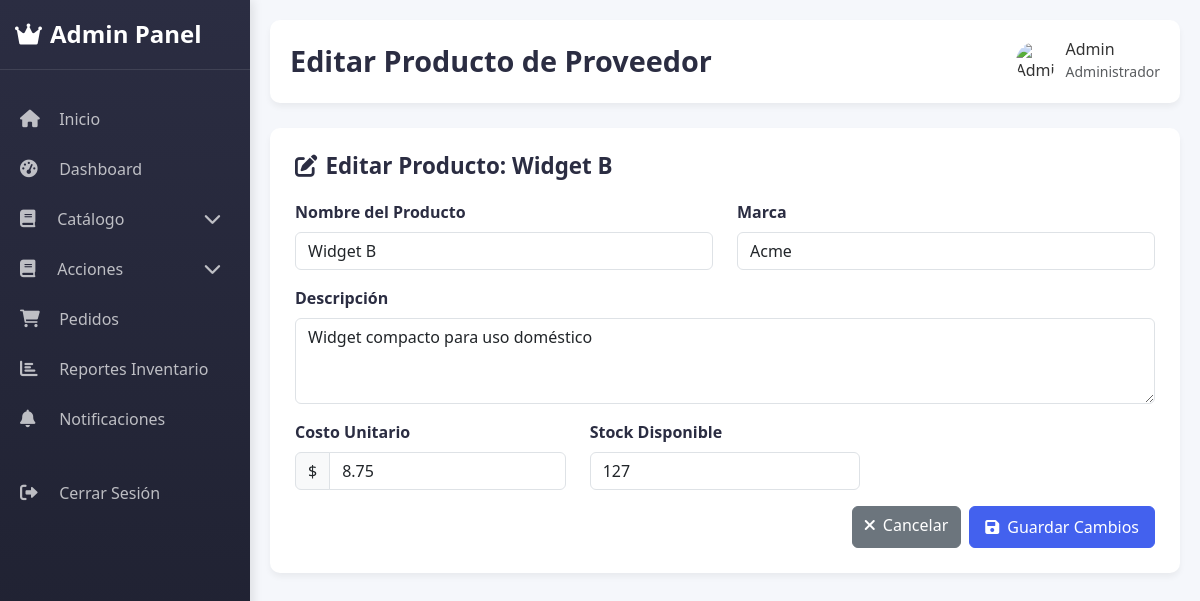
Page /admin/proveedores/1/productos/editar/2 (signed in) on the committed database.
### models.py (models this page shows, shortened)
class Usuario(db.Model):
    id = db.Column(db.Integer, primary_key=True)
    nombre = db.Column(db.String(100), nullable=False)
    email = db.Column(db.String(100), unique=True, nullable=False)
    identificacion = db.Column(db.String(12), unique=True, nullable=False)
    password = db.Column(db.String(200), nullable=False)
    es_admin = db.Column(db.Boolean, default=False)
    fecha_registro = db.Column(db.DateTime, default=datetime.utcnow)
    activo = db.Column(db.Boolean, default=True)
    puntos = db.Column(db.Integer, default=0)

class ProductoProveedor(db.Model):
    __tablename__ = 'producto_proveedor'
    id = db.Column(db.Integer, primary_key=True)
    proveedor_id = db.Column(db.Integer, db.ForeignKey('proveedor.id'), nullable=False)
    nombre = db.Column(db.String(100), nullable=False)
    descripcion = db.Column(db.Text)
    marca = db.Column(db.String(50))
    costo = db.Column(db.Float, nullable=False)
    stock = db.Column(db.Integer, nullable=False)
    es_compra = db.Column(db.Boolean, default=False)
    activo = db.Column(db.Boolean, default=True)
    fecha_creacion = db.Column(db.DateTime, default=datetime.utcnow)
    proveedor = db.relationship('Proveedor', back_populates='productos')
    detalles_compra = db.relationship('DetalleCompra', back_populates='producto_proveedor', cascade='all, delete-orphan')

### app.py (the view, shortened to what this page needs)
@app.route('/admin/proveedores/<int:proveedor_id>/productos/editar/<int:producto_id>', methods=['GET', 'POST'])
@admin_required
def editar_producto_proveedor(proveedor_id, producto_id):
    proveedor = Proveedor.query.get_or_404(proveedor_id)
    producto = ProductoProveedor.query.filter_by(id=producto_id, proveedor_id=proveedor_id).first_or_404()
    producto_proveedor = ProductoProveedor.query.get_or_404(producto_id)
    producto_tienda = Producto.query.filter_by(
        nombre=producto_proveedor.nombre,
        proveedor_id=producto_proveedor.proveedor_id
    ).first()
    if producto_tienda:
        producto_tienda.nombre = request.form.get('nombre', producto_tienda.nombre)
        producto_tienda.descripcion = request.form.get('descripcion', producto_tienda.descripcion)
        producto_tienda.precio = float(request.form.get('precio', producto_tienda.precio))
        producto_tienda.stock = int(request.form.get('stock', producto_tienda.stock))
        producto_tienda.imagen = request.form.get('imagen', producto_tienda.imagen)
        db.session.commit()
    return render_template('admin/editar_producto_proveedor.html',
                         proveedor=proveedor,
                         producto=producto)

### app.py (called while the page is built, shortened)
@app.context_processor
def inject_categorias_y_carrito():
    categorias_principales = Categoria.query.filter_by(parent_id=None, activa=True).all()
    carrito_count = None
    puntos_usuario = None
    forgot_errors = session.pop('forgot_errors', None)
    forgot_form_data = session.pop('forgot_form_data', None)
    if 'usuario_id' in session:
        carrito_count = Carrito.query.filter_by(usuario_id=session['usuario_id']).count()
        usuario = Usuario.query.get(session['usuario_id'])
        puntos_usuario = usuario.puntos if usuario else None
    return dict(
        categorias_principales=categorias_principales,
        carrito_count=carrito_count,
        puntos_usuario=puntos_usuario,
        forgot_errors=forgot_errors,
        forgot_form_data=forgot_form_data
    )

@app.before_request
def before_request():
    g.current_time = datetime.now(timezone.utc)

def admin_required(f):
    @wraps(f)
    def decorated_function(*args, **kwargs):
        return f(*args, **kwargs)
    return decorated_function

### templates/admin/editar_producto_proveedor.html
{% extends 'admin/base.html' %}
{% block title %}Editar Producto de Proveedor{% endblock %}
{% block content %}
<div class="data-card">
    <div class="card-header">
        <h5 class="card-title mb-0">
            <i class="fas fa-edit me-2"></i>Editar Producto: {{ producto.nombre }}
        </h5>
    </div>
    <div class="card-body">
        <form method="POST" action="{{ url_for('editar_producto_proveedor', proveedor_id=proveedor.id, producto_id=producto.id) }}">
            <div class="row mb-3">
                <div class="col-md-6">
                    <label for="nombre" class="form-label">Nombre del Producto</label>
                    <input type="text" class="form-control" id="nombre" name="nombre"
                           value="{{ producto.nombre }}" required>
                </div>
                <div class="col-md-6">
                    <label for="marca" class="form-label">Marca</label>
                    <input type="text" class="form-control" id="marca" name="marca"
                           value="{{ producto.marca or '' }}">
                </div>
            </div>
            <div class="mb-3">
                <label for="descripcion" class="form-label">Descripción</label>
                <textarea class="form-control" id="descripcion" name="descripcion"
                          rows="3" required>{{ producto.descripcion }}</textarea>
            </div>
            <div class="row mb-3">
                <div class="col-md-4">
                    <label for="costo" class="form-label">Costo Unitario</label>
                    <div class="input-group">
                        <span class="input-group-text">$</span>
                        <input type="number" class="form-control" id="costo" name="costo"
                               step="0.01" min="0" value="{{ producto.costo }}" required>
                    </div>
                </div>
                <div class="col-md-4">
                    <label for="stock" class="form-label">Stock Disponible</label>
                    <input type="number" class="form-control" id="stock" name="stock"
                           min="0" value="{{ producto.stock }}" required>
                </div>
            </div>
            <div class="d-flex justify-content-end">
                <a href="{{ url_for('listar_productos_proveedor', proveedor_id=proveedor.id) }}"
                   class="btn btn-secondary me-2">
                    <i class="fas fa-times me-2"></i>Cancelar
                </a>
                <button type="submit" class="btn btn-primary">
                    <i class="fas fa-save me-2"></i>Guardar Cambios
                </button>
            </div>
        </form>
    </div>
</div>
{% endblock %}

### templates/admin/base.html (shortened to what this page needs)
<!DOCTYPE html>
<html lang="es">
<head>
    <link href="https://cdn.jsdelivr.net/npm/bootstrap@5.3.0-alpha1/dist/css/bootstrap.min.css" rel="stylesheet">
    <link rel="stylesheet" href="https://cdnjs.cloudflare.com/ajax/libs/font-awesome/6.0.0/css/all.min.css">
    <link href="{{ url_for('static', filename='css/styles.css') }}" rel="stylesheet">
    </head>
<body>
    <div class="admin-container">
        <div class="toast-container position-fixed top-0 end-0 p-3" style="z-index: 1100">
        </div>
        <div class="admin-sidebar">
            <div class="logo">
                <h3><i class="fas fa-crown me-2"></i>Admin Panel</h3>
            </div>
            <ul class="nav flex-column mt-4">
                <li class="nav-item">
                    <a class="nav-link {% if request.endpoint == 'admin_inicio' %}active{% endif %}" href="{{ url_for('admin_inicio') }}">
                        <i class="fa-solid fa-house"></i> Inicio
                    </a>
                </li>
                <li class="nav-item">
                    <a class="nav-link {% if request.endpoint == 'admin_dashboard' %}active{% endif %}" href="{{ url_for('admin_dashboard') }}">
                        <i class="fas fa-tachometer-alt"></i> Dashboard
                    </a>
                </li>
                <li class="nav-item nav-dropdown">
                    <div class="nav-link nav-dropdown-toggle collapsed" data-bs-toggle="collapse" href="#catalogMenu">
                        <div>
                            <i class="fas fa-book me-2"></i> Catálogo
                        </div>
                        <i class="fas fa-chevron-down dropdown-icon"></i>
                    </div>
                </li>
                <li class="nav-item nav-dropdown">
                    <div class="nav-link nav-dropdown-toggle collapsed" data-bs-toggle="collapse" href="#actionsMenu">
                        <div>
                            <i class="fas fa-book me-2"></i> Acciones
                        </div>
                        <i class="fas fa-chevron-down dropdown-icon"></i>
                    </div>
                </li>
                <li class="nav-item">
                    <a class="nav-link {% if request.endpoint == 'admin_pedidos' %}active{% endif %}" href="{{ url_for('admin_pedidos') }}">
                        <i class="fas fa-shopping-cart"></i> Pedidos
                    </a>
                </li>
                <li class="nav-item">
                    <a class="nav-link {% if request.endpoint == 'reportes_inventario' %}active{% endif %}" href="{{ url_for('reportes_inventario') }}">
                        <i class="fas fa-chart-bar"></i> Reportes Inventario
                    </a>
                </li>
                <li class="nav-item">
                    <a class="nav-link" href="{{ url_for('admin_notificaciones') }}">
                        <i class="fas fa-bell"></i> Notificaciones
                    </a>
                </li>
                <li class="nav-item mt-4">
                    <a class="nav-link" href="{{ url_for('logout') }}" id="logoutLink">
                        <i class="fas fa-sign-out-alt"></i> Cerrar Sesión
                    </a>
                </li>
            </ul>
        </div>
        <div class="admin-main">
            <div class="admin-header">
                <h1>{% block title %}{% endblock %}</h1>
                <div class="user-profile">
                    <img src="https://www.certus.edu.pe/blog/wp-content/uploads/2019/04/certus-seguir-la-carrera-administracion-empresas-1200x720.jpg" alt="Admin">
                    <div>
                        <h6 class="mb-0">{{ session['usuario_nombre'] }}</h6>
                        <small class="text-muted">Administrador</small>
                    </div>
                </div>
            </div>
            <div id="content-container">
                {% block content %}{% endblock %}
            </div>
        </div>
    </div>
</body>
</html>

### static/css/styles.css (style rules this page uses)
body { font-family: 'Poppins', sans-serif; background-color: #f8f9fa; display: flex; flex-direction: column; min-height: 100vh; margin: 0; }
.nav-link { font-weight: 500; position: relative; padding: 0.5rem 1rem !important; transition: all 0.3s ease; border-radius: 8px; margin: 0 2px; }
.nav-link::after { content: ''; position: absolute; bottom: 0; left: 50%; width: 0; height: 3px; background: linear-gradient(to right, #4facfe, #00f2fe); border-radius: 2px; transition: all 0.3s ease; transform: translateX(-50%); }

### templates/admin/base.html (style rules this page uses)
:root { --primary-color: #4361ee; --secondary-color: #3f37c9; --accent-color: #4895ef; --success-color: #4cc9f0; --dark-color: #2b2d42; --light-color: #f8f9fa; --danger-color: #e63946; --warning-color: #f48c06; }
body { background-color: #f5f7fb; font-family: 'Segoe UI', Tahoma, Geneva, Verdana, sans-serif; color: #333; }
.admin-container { display: flex; min-height: 100vh; }
.admin-sidebar .logo { padding: 20px 15px; border-bottom: 1px solid rgba(255,255,255,0.1); }
.admin-sidebar .logo h3 { font-weight: 700; font-size: 1.5rem; margin: 0; }
.admin-sidebar .nav-link { color: rgba(255,255,255,0.7); padding: 12px 20px; border-left: 4px solid transparent; transition: all 0.3s; font-weight: 500; margin: 5px 0; }
.admin-sidebar .nav-link i { width: 25px; font-size: 1.1rem; margin-right: 10px; }
.admin-main { flex: 1; padding: 20px; overflow-y: auto; }
.admin-header { background: white; border-radius: 10px; padding: 20px; box-shadow: 0 4px 6px rgba(0,0,0,0.05); margin-bottom: 25px; display: flex; justify-content: space-between; align-items: center; }
.admin-header h1 { font-weight: 700; font-size: 1.8rem; color: var(--dark-color); margin: 0; }
.user-profile { display: flex; align-items: center; }
.user-profile img { width: 40px; height: 40px; border-radius: 50%; margin-right: 10px; object-fit: cover; }
.data-card { background: white; border-radius: 10px; box-shadow: 0 4px 6px rgba(0,0,0,0.05); padding: 25px; margin-bottom: 25px; }
.data-card .card-header { background: transparent; border: none; padding: 0 0 20px 0; display: flex; justify-content: space-between; align-items: center; }
.data-card .card-title { font-weight: 700; font-size: 1.4rem; color: var(--dark-color); margin: 0; }
.data-card .btn-primary { background-color: var(--primary-color); border-color: var(--primary-color); padding: 8px 15px; font-weight: 500; }
.form-label { font-weight: 600; color: var(--dark-color); }
.toast-container { max-width: 350px; }
.admin-sidebar { width: 250px; background: linear-gradient(180deg, var(--dark-color) 0%, #1d1f2e 100%); color: white; box-shadow: 3px 0 10px rgba(0,0,0,0.1); z-index: 1000; transition: all 0.3s; position: fixed; height: 100vh; overflow-y: auto; }
.admin-main { flex: 1; padding: 20px; overflow-y: auto; margin-left: 250px; }
.nav-dropdown-toggle { display: flex; align-items: center; cursor: pointer; position: relative; padding-right: 30px; }
.nav-dropdown-toggle .dropdown-icon { position: absolute; right: 15px; top: 50%; transform: translateY(-50%); transition: transform 0.3s ease; font-size: 0.8rem; width: 20px; height: 20px; display: flex; align-items: center; justify-content: center; }
.nav-dropdown-toggle.collapsed .dropdown-icon { transform: translateY(-50%) rotate(0deg); }
.nav-dropdown-toggle > div { flex: 1; }

### rows in the picture
Usuario: usuario_nombre "Admin"
ProductoProveedor: nombre "Widget B", marca "Acme", descripcion "Widget compacto para uso doméstico", costo "8.75", stock "127"
